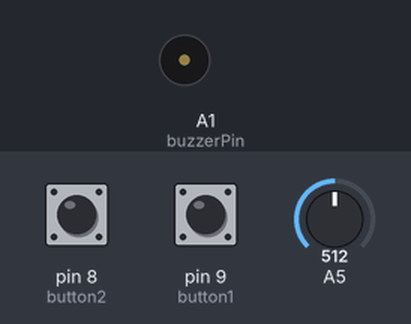
Recording of a sketch running on a simulated Arduino Uno, built with avr-gcc and run on an emulated ATmega328P. Shown: buzzer (waves = sounding). The test bench sets the inputs (shaded band); at power-on: A5 = 512, pin 8 (button2) HIGH, pin 9 (button1) HIGH.

Above: at 1.2 s.
1.3 s: A5 set to 220
At 1.42 s:
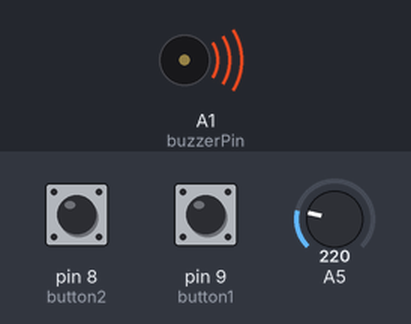
3.0 s: A5 set to 210
At 3.4 s:
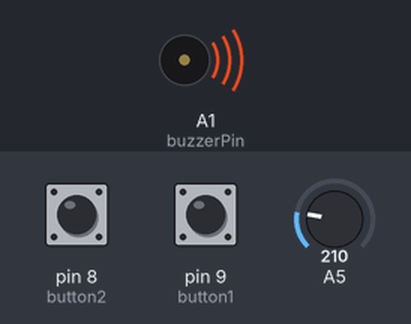
6.0 s: A5 set to 190
At 6.4 s:
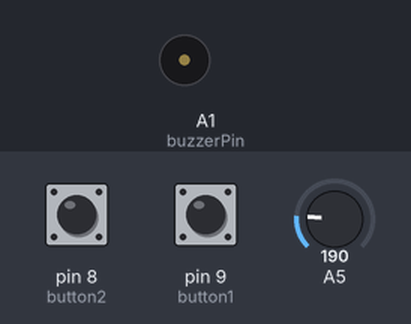
7.5 s: pin 8 (button2) pulled LOW for 1 s
At 7.9 s:
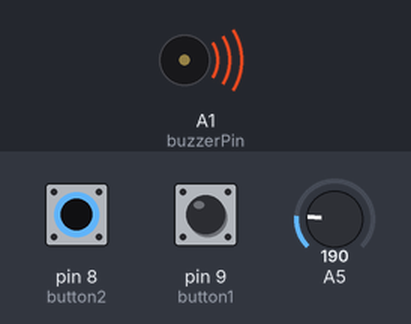
10.0 s: pin 9 (button1) pulled LOW for 3.2 s
At 13.7 s:
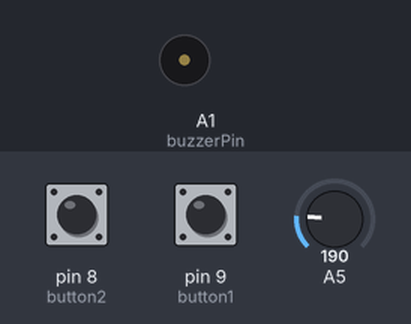
14.7 s: pin 8 (button2) pulled LOW for 3.2 s
At 15.1 s:
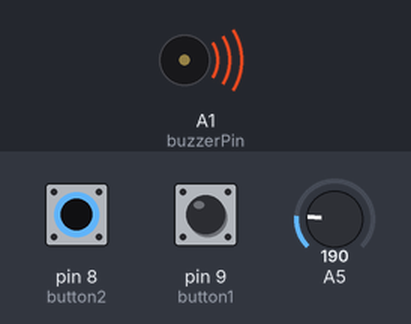
Timing chart, 0 to 19.5 s (numbered marks = the images above; inputs shaded):
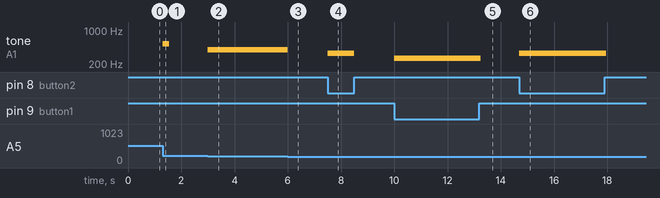

The sketch:

buzzer_piano.ino
```cpp
#define NOTE_C4  262
#define NOTE_E4  330
#define NOTE_G4  392
#define NOTE_C5  523

int button1 = 9;
int button2 = 8;
int buzzerPin = A1;

void setup()
{
  pinMode(button1, INPUT_PULLUP);
  pinMode(button2, INPUT_PULLUP);
}

void loop()
{
  if (digitalRead(button1) == LOW)
  {
    tone(buzzerPin, NOTE_C4);
    delay(250);
    noTone(buzzerPin);
  }
  if (digitalRead(button2) == LOW)
  {
    tone(buzzerPin, NOTE_E4);
    delay(250);
    noTone(buzzerPin);
  }
  if (analogRead(A5) >= 200 && analogRead(A5) <= 210)
  {
    tone(buzzerPin, NOTE_G4);
    delay(250);
    noTone(buzzerPin);
  }
  if (analogRead(A5) >= 500 && analogRead(A5) <= 510)
  {
    tone(buzzerPin, NOTE_C5);
    delay(250);
    noTone(buzzerPin);
  }
}
```

Measured:
- after the input at 1.3 s, tone on A1 (buzzerPin): silent → 523 Hz at once, → silent 0.25 s later
- after the input at 3.0 s, tone on A1 (buzzerPin): silent → 392 Hz at once
- after the input at 6.0 s, tone on A1 (buzzerPin): 392 Hz → silent at once
- after the input at 7.5 s, tone on A1 (buzzerPin): silent → 330 Hz at once, → silent 1.0 s later
- after the input at 10.0 s, tone on A1 (buzzerPin): silent → 262 Hz at once, → silent 3.3 s later
- after the input at 14.7 s, tone on A1 (buzzerPin): silent → 330 Hz at once, → silent 3.3 s later
